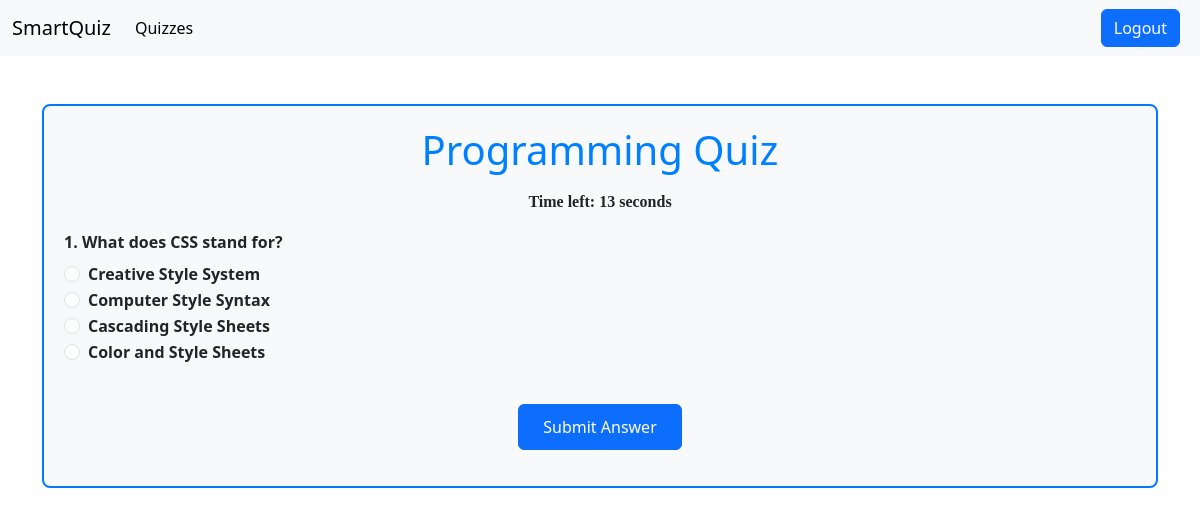
The page /start/1/ (signed in) on the database its author committed.
### quiz/models.py (models this page shows, shortened)
class QuizType(models.Model):
    name = models.CharField(max_length=100, unique=True)
    description = models.TextField()

class Question(models.Model):
    quiz_type = models.ForeignKey(QuizType, related_name='questions', on_delete=models.CASCADE)
    question_text = models.CharField(max_length=255)
    option_a = models.CharField(max_length=100)
    option_b = models.CharField(max_length=100)
    option_c = models.CharField(max_length=100)
    option_d = models.CharField(max_length=100)
    correct_answer = models.CharField(max_length=1)

### quiz/views.py (the view)
# urls.py: path('start/<int:quiz_type_id>/', views.StartQuizView.as_view(), name='start_quiz'),
class StartQuizView(LoginRequiredMixin, View):
    def get(self, request, quiz_type_id):
        try:
            quiz_type = QuizType.objects.get(id=quiz_type_id)
        except QuizType.DoesNotExist:
            return redirect('quiz:home')
        answered_questions = QuizSession.objects.filter(user=request.user).values_list('question_id', flat=True)
        remaining_questions = Question.objects.filter(quiz_type=quiz_type).exclude(id__in=answered_questions)
        if remaining_questions.exists():
            question = remaining_questions.order_by('?').first()
            question_index = answered_questions.count() + 1
            return render(request, 'quiz/start_quiz.html', {'question': question, 'quiz_type': quiz_type, 'question_index': question_index})
        else:
            return redirect('quiz:quiz_results', quiz_type_id=quiz_type_id)

### quiz/templates/quiz/start_quiz.html (shortened to what this page needs)
{% extends "base.html" %}
{% load static %}
{% block content %}
    <link rel="stylesheet" href="{% static 'quiz/css/quiz_styles.css' %}">
    <div class="container mt-5 quiz-container">
        <h1 class="quiz-heading">{{ quiz_type.name }} Quiz</h1>
        <div id = "timer" class= "my-3 text-center" style="font-family: Times New Roman, Times, serif;">
            <strong>Time left: <span id="time-left">15</span> seconds</strong>
        </div>
        <form method="POST" action="{% url 'quiz:submit_answer' question_id=question.id %}">
            <div class="mb-4 quiz-question">
                <span id="idx">{{question_index}}. </span><label class="form-label">{{ question.question_text }}</label>
                <div class="form-check">
                    <input class="form-check-input" type="radio" name="answer" value="a" required>
                    <label class="form-check-label">{{ question.option_a }}</label>
                </div>
                <div class="form-check">
                    <input class="form-check-input" type="radio" name="answer" value="b">
                    <label class="form-check-label">{{ question.option_b }}</label>
                </div>
                <div class="form-check">
                    <input class="form-check-input" type="radio" name="answer" value="c">
                    <label class="form-check-label">{{ question.option_c }}</label>
                </div>
                <div class="form-check">
                    <input class="form-check-input" type="radio" name="answer" value="d">
                    <label class="form-check-label">{{ question.option_d }}</label>
                </div>
            </div>
            <div class="quiz-submit-button">
                <button type="submit" class="btn btn-primary my-3 px-4">Submit Answer</button>
            </div>
        </form>
    </div>
{% endblock %}

### quiz/static/quiz/css/quiz_styles.css (style rules this page uses)
.quiz-container { border: 2px solid #007bff; border-radius: 8px; padding: 20px; background-color: #f8f9fa; }
.quiz-heading { text-align: center; color: #0080ff; }
.quiz-question { font-weight: bold; margin-bottom: 1rem; }
.quiz-submit-button { display: flex; justify-content: center; margin-top: 1.5rem; }
.quiz-submit-button button { padding: 10px 20px; font-size: 16px; }

### rows shown on the page
QuizType: name "Programming"
Question: question_text "What does CSS stand for?", option_a "Creative Style System", option_b "Computer Style Syntax", option_c "Cascading Style Sheets", option_d "Color and Style Sheets"

### other values the page prints
{{ question_index }} "1"
